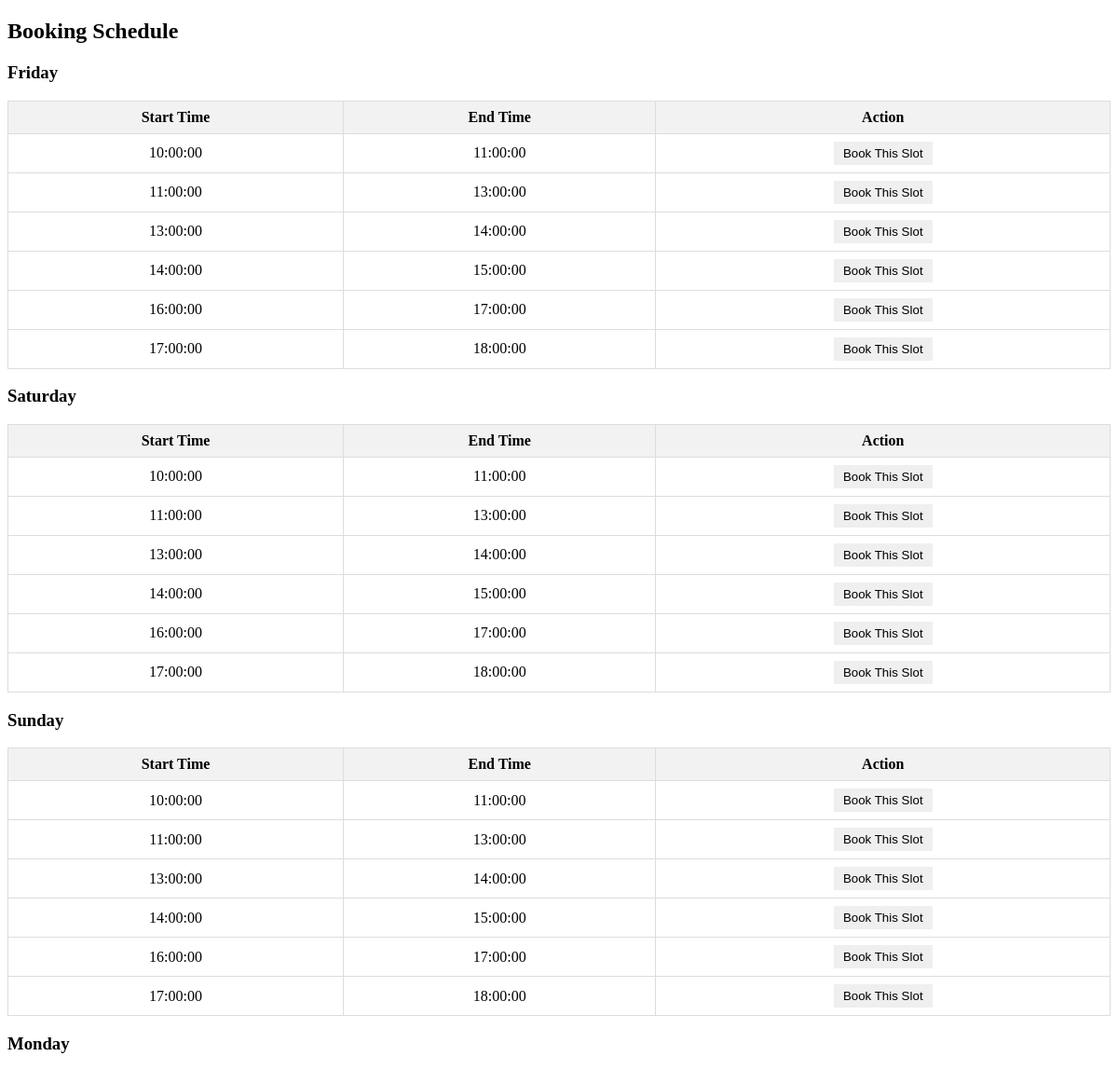
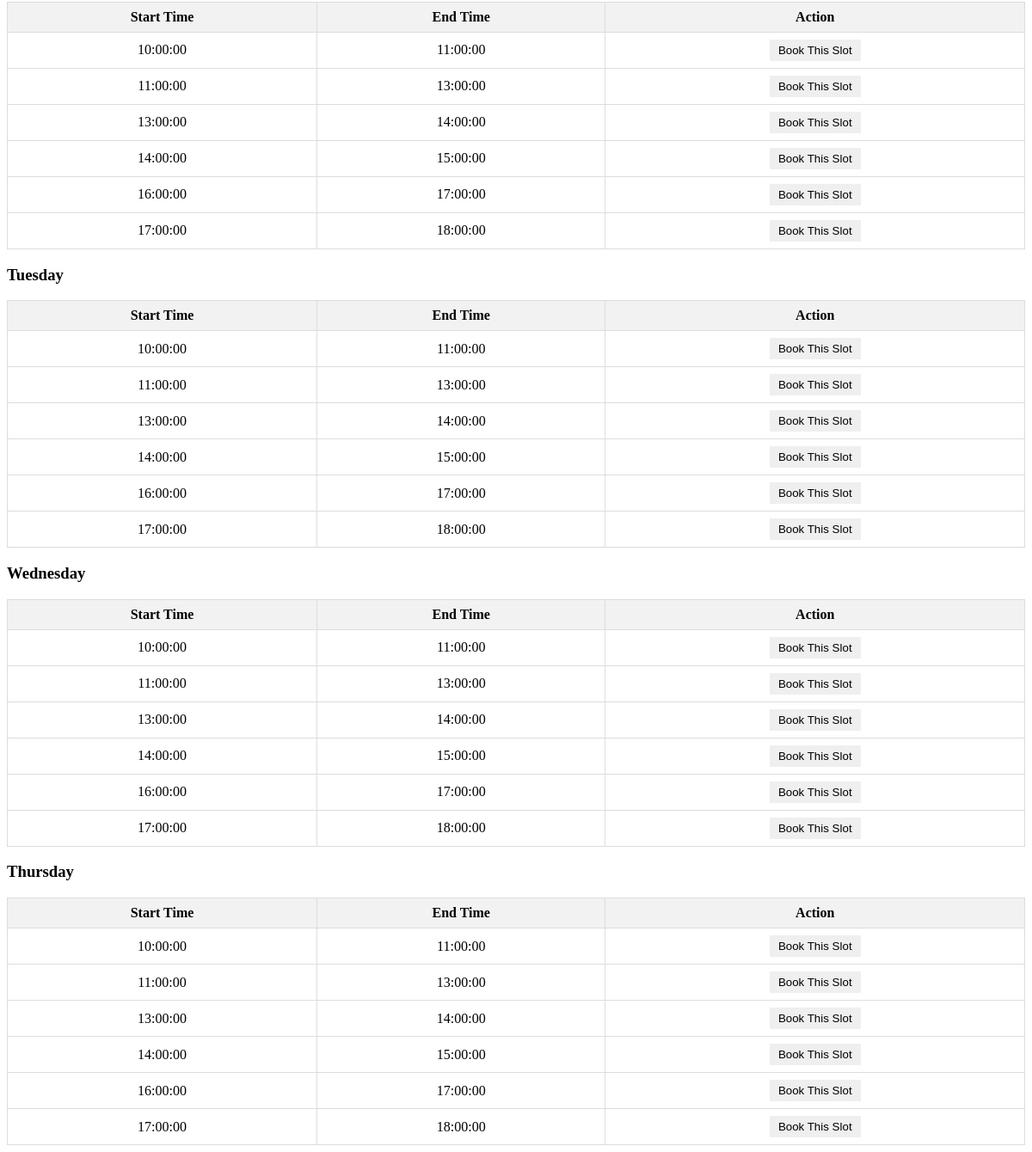
Screenshot of /customer/customer_book.php (signed in) with the database file from the repository (2 pictures, top to bottom).
### tables this page shows
CREATE TABLE `timeslots` (
  `TimeSlotID` int NOT NULL AUTO_INCREMENT,
  `StartTime` time NOT NULL,
  `EndTime` time NOT NULL,
  `DayOfWeek` enum('Friday','Saturday','Sunday','Monday','Tuesday','Wednesday','Thursday') NOT NULL,
  PRIMARY KEY (`TimeSlotID`)
);

### customer/customer_book.php (the view, shortened to what this page needs)
<?php
require_once('../connection/connect.php');
$query = "SELECT * FROM timeslots ORDER BY FIELD(DayOfWeek, 'Friday', 'Saturday', 'Sunday', 'Monday', 'Tuesday', 'Wednesday', 'Thursday'), StartTime";
$result = $conn->query($query);
$timeSlotsByDay = array(
    'Friday' => array(),
    'Saturday' => array(),
    'Sunday' => array(),
    'Monday' => array(),
    'Tuesday' => array(),
    'Wednesday' => array(),
    'Thursday' => array()
);
while ($row = $result->fetch_assoc()) {
    $dayOfWeek = $row['DayOfWeek'];
    $timeSlotsByDay[$dayOfWeek][] = $row;
}
?>
<!DOCTYPE html>
<html lang="en">
<head>
</head>
<body>
    <h2>Booking Schedule</h2>
    <?php foreach ($timeSlotsByDay as $dayOfWeek => $timeSlots): ?>
        <h3><?php echo $dayOfWeek; ?></h3>
        <table>
            <tr>
                <th>Start Time</th>
                <th>End Time</th>
                <th>Action</th>
            </tr>
            <?php foreach ($timeSlots as $timeSlot): ?>
                <tr>
                    <td><?php echo $timeSlot['StartTime']; ?></td>
                    <td><?php echo $timeSlot['EndTime']; ?></td>
                    <td>
                        <form action="customer_book2.php" method="POST">
                            <button type="submit" name="book">Book This Slot</button>
                        </form>
                    </td>
                </tr>
            <?php endforeach; ?>
        </table>
    <?php endforeach; ?>
</body>
</html>

### customer/customer_book.php (style rules this page uses)
table { width: 100%; border-collapse: collapse; }
th, td { border: 1px solid #ddd; padding: 8px; text-align: center; }
th { background-color: #f2f2f2; }
button { padding: 5px 10px; border: none; cursor: pointer; }

### rows the page displays
timeslots: StartTime "10:00:00", EndTime "11:00:00"
timeslots: StartTime "11:00:00", EndTime "13:00:00"
timeslots: StartTime "13:00:00", EndTime "14:00:00"
timeslots: StartTime "14:00:00", EndTime "15:00:00"
timeslots: StartTime "16:00:00", EndTime "17:00:00"
timeslots: StartTime "17:00:00", EndTime "18:00:00"
timeslots: StartTime "10:00:00", EndTime "11:00:00"
timeslots: StartTime "11:00:00", EndTime "13:00:00"
timeslots: StartTime "13:00:00", EndTime "14:00:00"
timeslots: StartTime "14:00:00", EndTime "15:00:00"
timeslots: StartTime "16:00:00", EndTime "17:00:00"
timeslots: StartTime "17:00:00", EndTime "18:00:00"
timeslots: StartTime "10:00:00", EndTime "11:00:00"
timeslots: StartTime "11:00:00", EndTime "13:00:00"
timeslots: StartTime "13:00:00", EndTime "14:00:00"
timeslots: StartTime "14:00:00", EndTime "15:00:00"
timeslots: StartTime "16:00:00", EndTime "17:00:00"
timeslots: StartTime "17:00:00", EndTime "18:00:00"
timeslots: StartTime "10:00:00", EndTime "11:00:00"
timeslots: StartTime "11:00:00", EndTime "13:00:00"
timeslots: StartTime "13:00:00", EndTime "14:00:00"
timeslots: StartTime "14:00:00", EndTime "15:00:00"
timeslots: StartTime "16:00:00", EndTime "17:00:00"
timeslots: StartTime "17:00:00", EndTime "18:00:00"
timeslots: StartTime "10:00:00", EndTime "11:00:00"
timeslots: StartTime "11:00:00", EndTime "13:00:00"
timeslots: StartTime "13:00:00", EndTime "14:00:00"
timeslots: StartTime "14:00:00", EndTime "15:00:00"
timeslots: StartTime "16:00:00", EndTime "17:00:00"
timeslots: StartTime "17:00:00", EndTime "18:00:00"
timeslots: StartTime "10:00:00", EndTime "11:00:00"
timeslots: StartTime "11:00:00", EndTime "13:00:00"
timeslots: StartTime "13:00:00", EndTime "14:00:00"
timeslots: StartTime "14:00:00", EndTime "15:00:00"
timeslots: StartTime "16:00:00", EndTime "17:00:00"
timeslots: StartTime "17:00:00", EndTime "18:00:00"
timeslots: DayOfWeek "Thursday", StartTime "17:00:00", EndTime "18:00:00"
timeslots: StartTime "10:00:00", EndTime "11:00:00"
timeslots: StartTime "11:00:00", EndTime "13:00:00"
timeslots: StartTime "13:00:00", EndTime "14:00:00"
timeslots: StartTime "14:00:00", EndTime "15:00:00"
timeslots: StartTime "16:00:00", EndTime "17:00:00"

### other values shown
$dayOfWeek "Friday"
$dayOfWeek "Saturday"
$dayOfWeek "Sunday"
$dayOfWeek "Monday"
$dayOfWeek "Tuesday"
$dayOfWeek "Wednesday"
